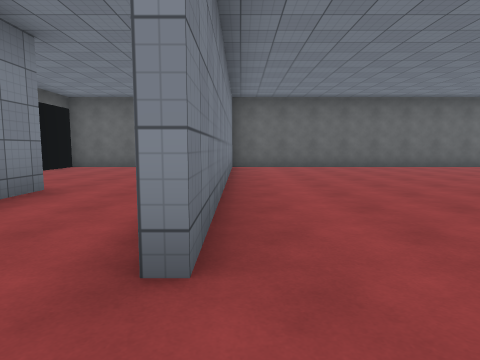
View 1 (above)

21 first-person views from a walk through a 3-D level made in the Unity game engine. The camera is 1.3 m above the floor, tilts 6° down and sees 75° across. The floor is counted in squares, 2 m on a side. Each view is taken from the middle of a square. On the plan, view 1 faces up. The plan holds only what a view shows up to about 10 squares ahead; the rest is blank. The player character is not drawn. Surface patterns are stand-ins for the level's own textures.

View 2
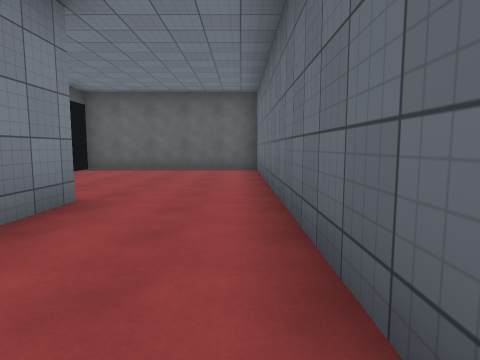

View 3
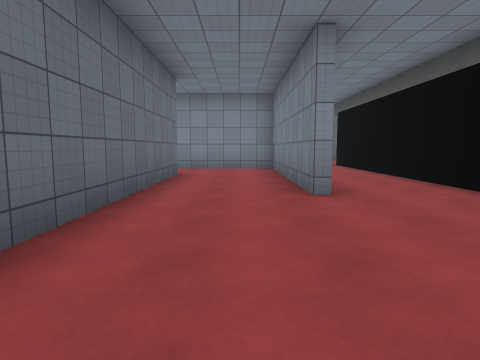

View 4
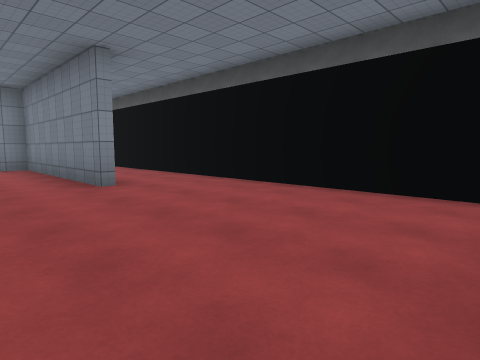

View 5
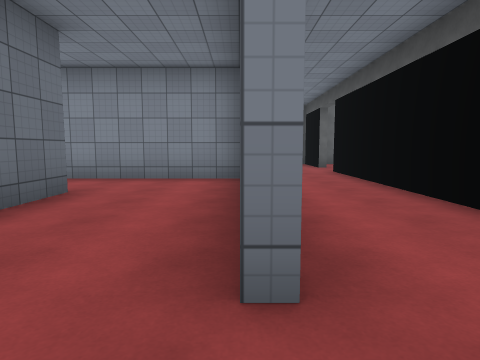

View 6
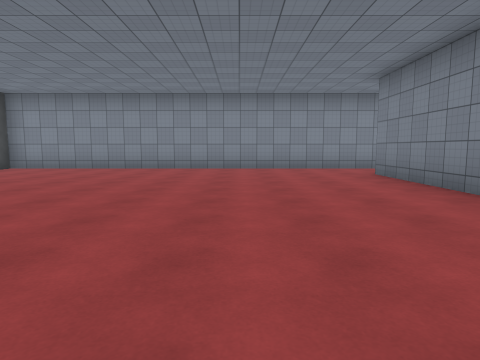

View 7
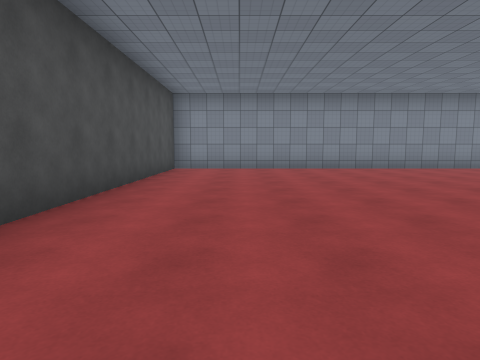

View 8
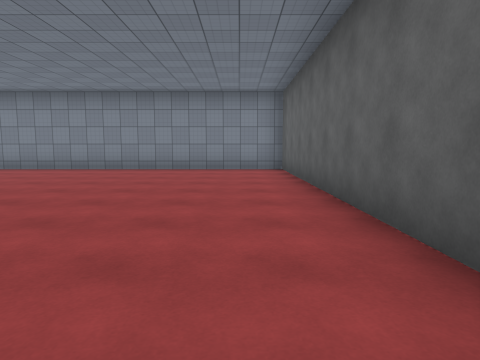

View 9
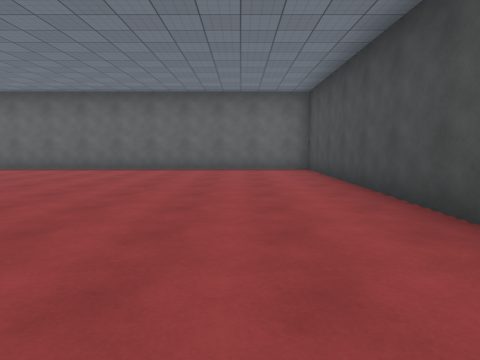

View 10
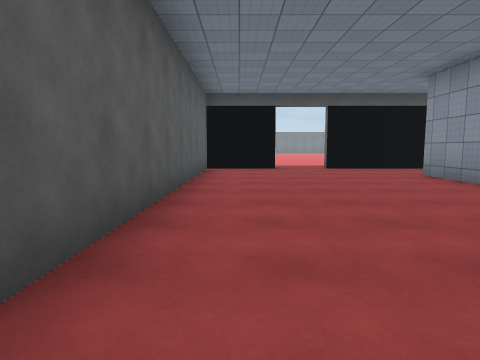

View 11
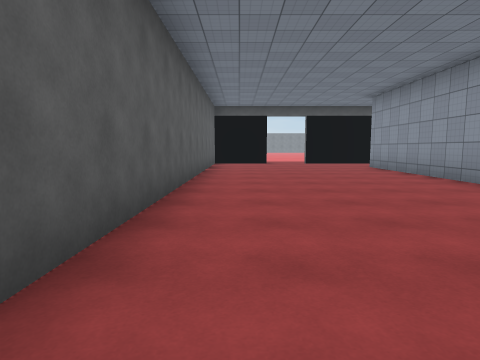

View 12
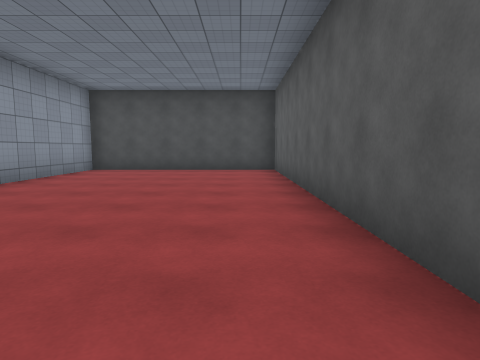

View 13
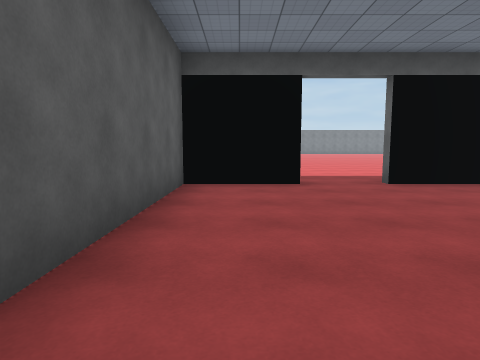

View 14
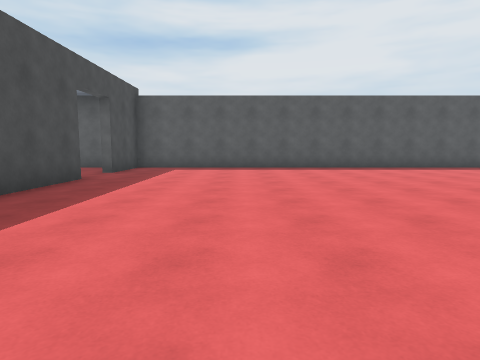

View 15
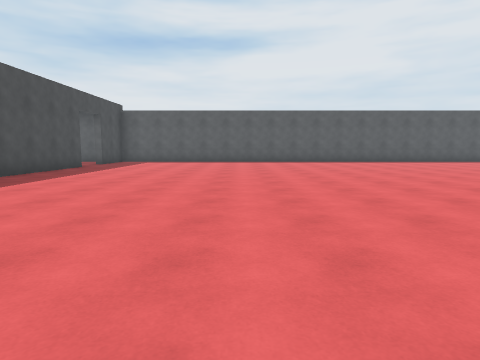

View 16
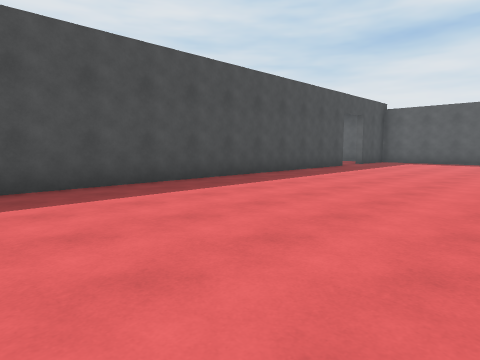

View 17
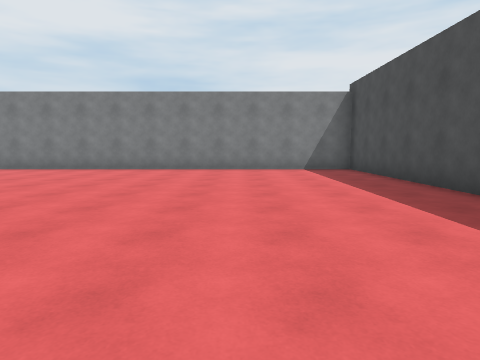

View 18
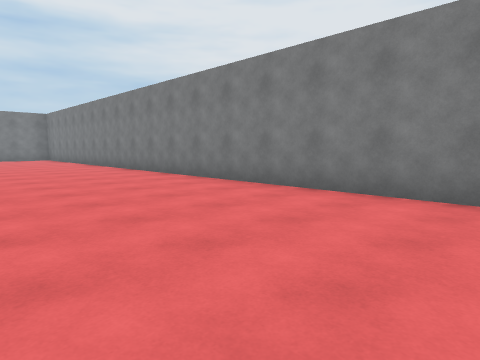

View 19
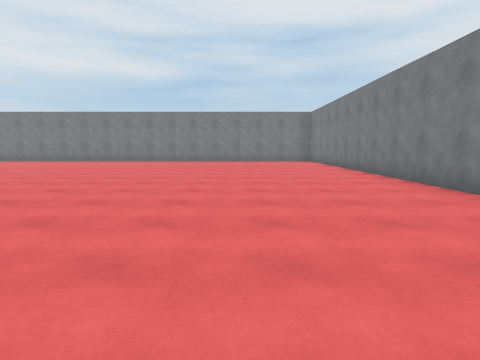

View 20
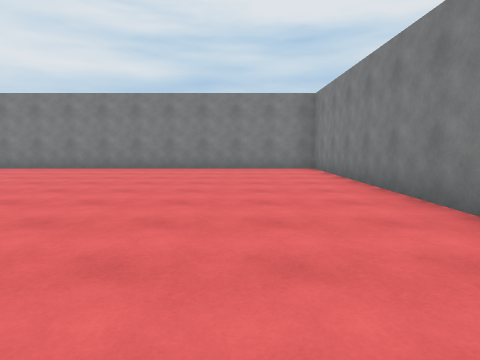

View 21
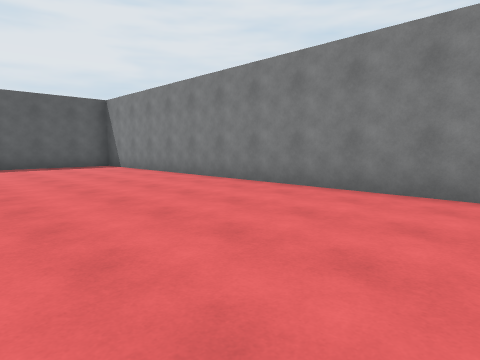

### Floor plan
Ten units are one square. View 1 is at (0, 0); x grows to the right and y downward. Boxes are objects, and circles mark ways between rooms. Rooms are numbered by the first view taken in them; rooms with no view inside come last. Other rooms are left out.
<svg viewBox="-300 -108 405 173">
<path fill="none" stroke="#000" d="M-30 -48 -30 5 5 5M-55 -66 -55 24M-5 -15 -5 -103 -55 -103 -55 -86M5 5 100 5 100 -103 -3 -103 -3 -15M15 7 -32 7M-55 39 -55 60 100 60 100 7 65 7M-168 60 -58 60 -58 39M-282 60 -264 60M-58 24 -58 -103 -295 -103 -295 48"/>
<circle cx="0" cy="-5" r="3" fill="#2a7"/>
<circle cx="-45" cy="15" r="3" fill="#2a7"/>
<circle cx="-60" cy="30" r="3" fill="#2a7"/>
<text x="-30" y="-50">1</text>
<text x="50" y="-50">2</text>
<text x="20" y="40">3</text>
<text x="-180" y="-20">4</text>
</svg>
Room 1 opens to room 2. Room 1 opens to room 3. Room 3 opens to room 4.

Where each view was taken, in squares from view 1:
view 1: 0 up, 0 right, facing up
view 2: 1 up, 1 left, facing up
view 3: 9 up, 2 left, facing down
view 4: 10 up, 1 left, facing down-left
view 5: 6 up, 3 left, facing down
view 6: 9 up, 3 right, facing down
view 7: 9 up, 8 right, facing down
view 8: 9 up, 9 right, facing left
view 9: 1 up, 8 right, facing up
view 10: 5 down, 4 right, facing left
view 11: 5 down, 7 right, facing left
view 12: 5 down, 1 right, facing right
view 13: 5 down, 0 right, facing left
view 14: 4 up, 9 left, facing down
view 15: 8 up, 11 left, facing down
view 16: 8 up, 11 left, facing down-right
view 17: 1 up, 9 left, facing up
view 18: 6 up, 12 left, facing up-left
view 19: 7 up, 15 left, facing left
view 20: 8 up, 20 left, facing left
view 21: 5 up, 25 left, facing down-left
